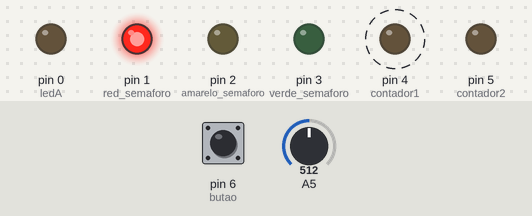
The sketch below on a simulated Arduino Uno, built with avr-gcc and run on an emulated ATmega328P. On the bench: output pins drawn as LEDs (lit = HIGH). Dashed ring = blinking. The inputs (shaded band) are chosen by the test bench; at power-on: A5 = 512, pin 6 (butao) LOW. Random numbers use the default seed unless the sketch sets one.

Above: at 12.8 s.
12.9 s: A5 set to 367
25.5 s: A5 set to 343
At 37.9 s:
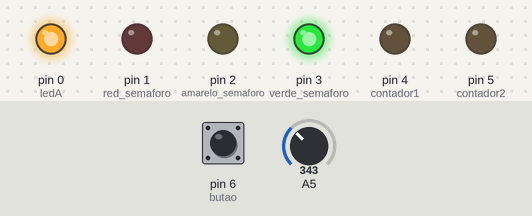
38.5 s: A5 set to 360
At 42.1 s:
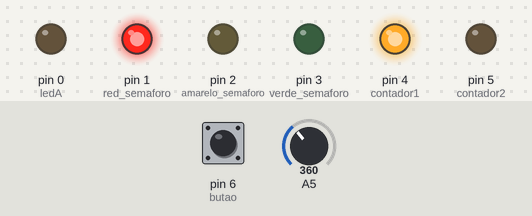
47.5 s: A5 set to 340
At 54.6 s:
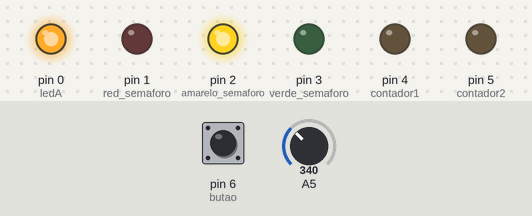
61.5 s: pin 6 (butao) pulled HIGH for 3 s
At 68.0 s:
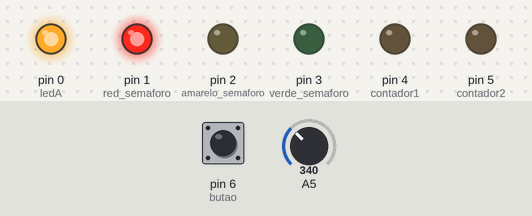
70.5 s: A5 set to 511
At 76.0 s:
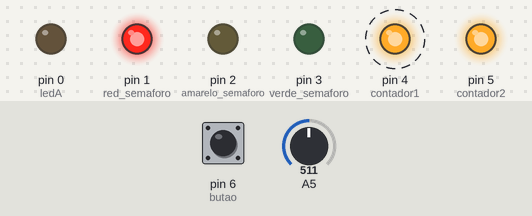
Timing chart, 0 to 80.5 s (numbered marks = the images above; inputs shaded):
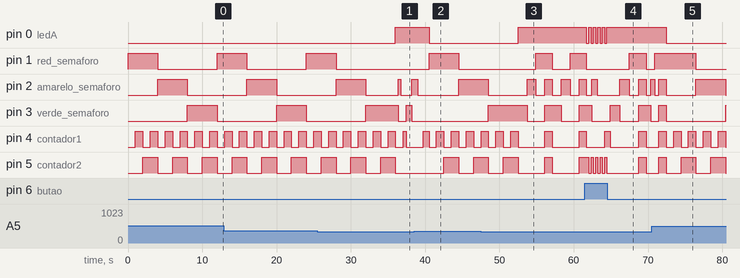

The sketch:

projeto_final.ino
```cpp
//pinos :
  //semaforo
int red_semaforo = 1;
int amarelo_semaforo = 2;
int verde_semaforo = 3;
  //contador
int contador1 = 4;
int contador2 = 5;
  //outros
int ledA = 0;
int butao = 6;
//variaveis de programa
int n_potencia;
int btn_state = 0;
int nrandomdelay;
int nrandomled;
int valorRed;
int jump_state,jump_timer;
int input = 0;
void contar(){
  delay(1000);
  digitalWrite(contador1, HIGH);
  delay(1000);
  digitalWrite(contador1, LOW);
  digitalWrite(contador2,HIGH);
  delay(1000);
  digitalWrite(contador1, HIGH);
  delay(1000);
  digitalWrite(contador2,LOW);
  digitalWrite(contador1, LOW);

}
void semi_delay(){
  for(int i = 0; i < nrandomdelay; i++){
    delay(1);
    //Serial.println(jump_timer);
    //Serial.println(input);
    if(jump_timer > 300){
      delay(300);
      input = 0;
    }else{
      if(jump_timer == 300){
        while( 0 < jump_timer){
          input = 0;
          digitalWrite(ledA,HIGH);
          //Serial.println("Azul1");
          digitalWrite(contador2,LOW);
          //Serial.println("verde0");
          //Serial.println(input);
          jump_state = 0;
          jump_timer--;
          delay(1);
        }
      }else{
        //input = 1;
        evento_btn();
      }
    }
    if(input == 1){
      digitalWrite(ledA,LOW);
      //Serial.println("Azul0");
      digitalWrite(contador2,HIGH);
      //Serial.println("Verde1");
      jump_state = 1;
    }else{
      digitalWrite(ledA,HIGH);
      //Serial.println("Azul1");
      digitalWrite(contador2,LOW);
      //Serial.println("verde0");
      jump_state = 0;
      jump_timer = 0;
   }
   if( jump_state == 1) {
    jump_timer++;
   }
   //Serial.println(jump_state);
  }
}
void derrota(){
  digitalWrite(red_semaforo,HIGH);
  digitalWrite(amarelo_semaforo,HIGH);
  digitalWrite(verde_semaforo,HIGH);
  digitalWrite(contador1,HIGH);
  digitalWrite(ledA,HIGH);
  digitalWrite(contador2,HIGH);
  delay(1000);
  digitalWrite(red_semaforo,LOW);
  digitalWrite(amarelo_semaforo,LOW);
  digitalWrite(verde_semaforo,LOW);
  digitalWrite(contador1,LOW);
  digitalWrite(ledA,LOW);
  digitalWrite(contador2,LOW);
}
void evento_btn(){
  btn_state = digitalRead(butao);
  if(btn_state != 0){
    input = 1;
  }/*else{
    input = 0;
  }*/

  //Serial.println(nrandom);
  /*if(btn_state != 0){
    digitalWrite(ledA,LOW);
    digitalWrite(contador2,HIGH);
    jump_state = 1;
   }else{
    digitalWrite(ledA,HIGH);
    digitalWrite(contador2,LOW);
    jump_state = 0;
   }*/
}
void setup() {
  // put your setup code here, to run once:
  //Serial.begin(9600);
  pinMode(ledA,OUTPUT);
  pinMode(red_semaforo,OUTPUT);
  pinMode(amarelo_semaforo,OUTPUT);
  pinMode(verde_semaforo,OUTPUT);
  pinMode(contador1,OUTPUT);
  pinMode(contador2,OUTPUT);
  pinMode(A5,INPUT);

}

void loop() {
  // put your main code here, to run repeatedly:
  n_potencia = analogRead(A5);
  jump_timer = 0;
  if(n_potencia < 350){
    nrandomled = random(0,2);
    nrandomdelay = random(300,1500);
    jump_state = 0;
    if(jump_state == 0){
      digitalWrite(ledA,HIGH);
      digitalWrite(contador2,LOW);
    }
    //loop semaforo:
    //verde
    digitalWrite(verde_semaforo,HIGH);//acende o verde
    semi_delay();
    digitalWrite(verde_semaforo,LOW);//apaga o verde
    evento_btn();
    //amarelo
    digitalWrite(amarelo_semaforo,HIGH);//ascende o amarelo
    semi_delay();
    digitalWrite(amarelo_semaforo,LOW);//apaga o amarelo
    evento_btn();

      if(nrandomled == 1){
        //ledV = 5 ; ledA = 0; cVermelho = 4
        semi_delay();
        evento_btn();
        digitalWrite(contador1,HIGH);
        evento_btn();
        semi_delay();
        if(digitalRead(contador2) == HIGH && digitalRead(contador1) == HIGH){
          derrota();
        }
        evento_btn();
        digitalWrite(contador1,LOW);
    }else{
      evento_btn();
      digitalWrite(red_semaforo,HIGH);//liga o vermelho
      valorRed = 1;
      semi_delay();
      if(digitalRead(ledA) == HIGH && valorRed == 1){
        derrota();
      }
      digitalWrite(red_semaforo,LOW);//apaga o vermelho
      valorRed = 0;
    }
    evento_btn();
  }else{
    digitalWrite(ledA,LOW);
    //Semaforo
    digitalWrite(red_semaforo,HIGH);//liga o vermelho
    contar();
    digitalWrite(red_semaforo,LOW);//apaga o vermelho
    digitalWrite(amarelo_semaforo,HIGH);//ascende o amarelo
    contar();
    digitalWrite(amarelo_semaforo,LOW);//apaga o amarelo
    digitalWrite(verde_semaforo,HIGH);//acende o verde
    contar();
    digitalWrite(verde_semaforo,LOW);//apaga o verde
  }
}
```

Measured:
- the behaviour switches between 350 and 349 on A5 (found by bisection; images 0 and 1)
- after the input at 25.5 s, pin 0 (ledA): LOW → HIGH after 10.5 s
- after the input at 38.5 s, pin 0 (ledA): HIGH → LOW after 2.0 s
- after the input at 47.5 s, pin 0 (ledA): LOW → HIGH after 5.0 s
- after the input at 61.5 s, pin 0 (ledA): alternates HIGH for 0.31 s and LOW for 0.31 s, 10 changes in all, then stays HIGH, starting after 0.22 s
- after the input at 70.5 s, pin 0 (ledA): HIGH → LOW after 1.9 s
